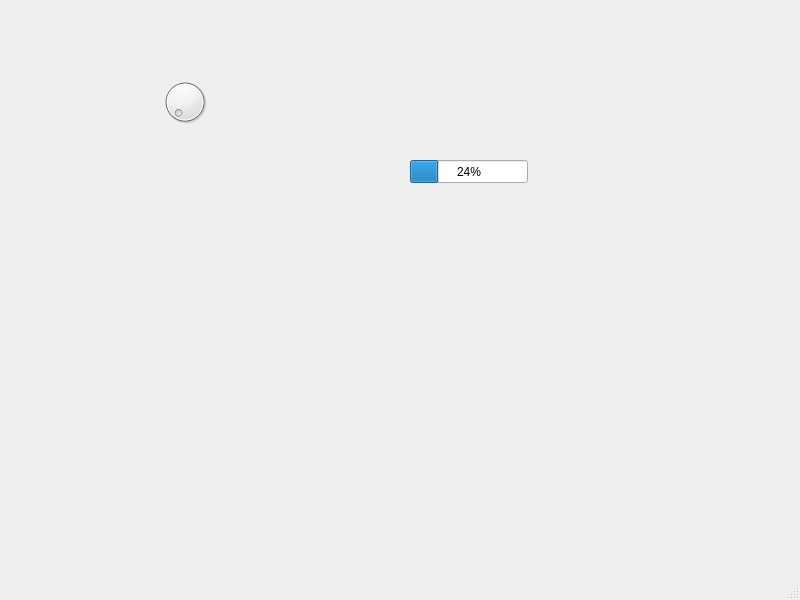
<?xml version="1.0" encoding="UTF-8"?>
<ui version="4.0">
 <class>IhmTest</class>
 <widget class="QMainWindow" name="IhmTest">
  <property name="geometry">
   <rect>
    <x>0</x>
    <y>0</y>
    <width>800</width>
    <height>600</height>
   </rect>
  </property>
  <property name="windowTitle">
   <string>IhmTest</string>
  </property>
  <widget class="QWidget" name="centralwidget">
   <widget class="QDial" name="dial">
    <property name="geometry">
     <rect>
      <x>160</x>
      <y>70</y>
      <width>50</width>
      <height>64</height>
     </rect>
    </property>
   </widget>
   <widget class="QProgressBar" name="progressBar">
    <property name="geometry">
     <rect>
      <x>410</x>
      <y>160</y>
      <width>118</width>
      <height>23</height>
     </rect>
    </property>
    <property name="value">
     <number>24</number>
    </property>
   </widget>
  </widget>
  <widget class="QMenuBar" name="menubar">
   <property name="geometry">
    <rect>
     <x>0</x>
     <y>0</y>
     <width>800</width>
     <height>21</height>
    </rect>
   </property>
  </widget>
  <widget class="QStatusBar" name="statusbar"/>
 </widget>
 <resources/>
 <connections>
  <connection>
   <sender>dial</sender>
   <signal>valueChanged(int)</signal>
   <receiver>progressBar</receiver>
   <slot>setValue(int)</slot>
   <hints>
    <hint type="sourcelabel">
     <x>197</x>
     <y>124</y>
    </hint>
    <hint type="destinationlabel">
     <x>465</x>
     <y>185</y>
    </hint>
   </hints>
  </connection>
 </connections>
</ui>
